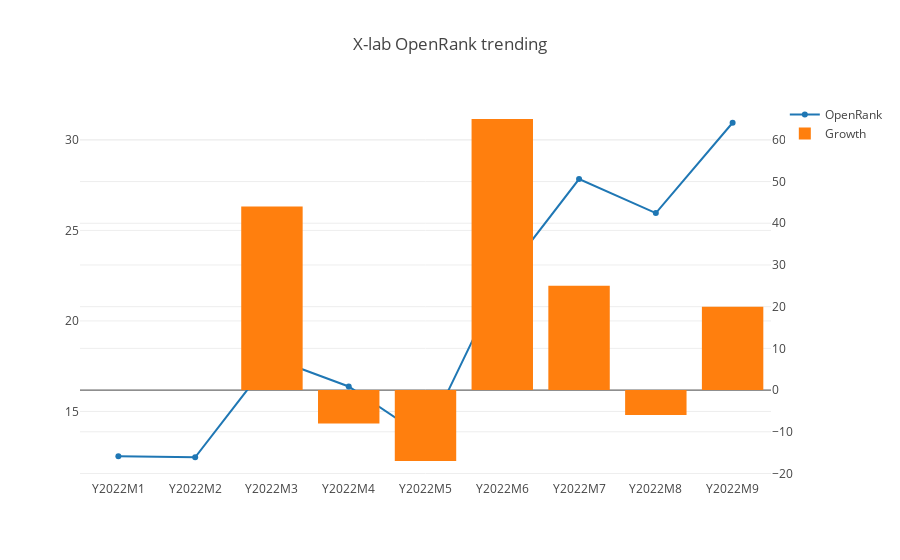

The code cell stored with this chart in its notebook:
### Markdown cell above
## Overview

This part is the history OpenRank trending of all projects in X-lab community.

### Code cell
openDigger.index.openrank.getRepoOpenrank({
    repoIds: [288431943, 470364208, 467768946, 467768946, 471252840, 477937218, 428629051, 262909684, 221379769, 259035151, 358757145, 502755745, 508325123, 533339106],
    startYear, startMonth,
    endYear, endMonth,
    groupTimeRange: 'month', limit: -1,
}).then(data => {
    var x = [], v = [], g = []; g.push(0);
    forEveryMonth((y, m, index) => {
        var key = `Y${y}M${m}`;
        x.push(key); v.push(0);
        data.forEach(row => { v[index] += (row.open_rank[index] ? row.open_rank[index] : 0); row[key] = row.open_rank[index] ? row.open_rank[index] : 0; });
        if (index > 0) g.push(Math.ceil((v[index]-v[index-1])*100/v[index-1]));
    });
    data.forEach(row => { delete row.open_rank; delete row.org; });
    console.table(data);
    openDigger.render.plotly([
        { x, y: v, type: 'scatter', name: 'OpenRank' },
        { x, y: g, type: 'bar', yaxis: 'y2', name: 'Growth'}
    ], {
        title: 'X-lab OpenRank trending',
        yaxis2: { overlaying: 'y', side: 'right' }
    });
    fs.writeFileSync('all_data.json', JSON.stringify(data));
});

### Figure 1 — Plotly figure (JSON) as saved in the notebook; plotly's stock layout.template omitted (floating-point values rounded to 4 significant figures)
{"data": [{"name": "OpenRank", "type": "scatter", "x": ["Y2022M1", "Y2022M2", "Y2022M3", "Y2022M4", "Y2022M5", "Y2022M6", "Y2022M7", "Y2022M8", "Y2022M9"], "y": [12.53, 12.47, 17.95, 16.38, 13.54, 22.33, 27.84, 25.96, 30.95]}, {"name": "Growth", "type": "bar", "x": ["Y2022M1", "Y2022M2", "Y2022M3", "Y2022M4", "Y2022M5", "Y2022M6", "Y2022M7", "Y2022M8", "Y2022M9"], "y": [0, 0, 44, -8, -17, 65, 25, -6, 20], "yaxis": "y2"}], "layout": {"autosize": true, "title": {"text": "X-lab OpenRank trending"}, "xaxis": {"autorange": true, "range": [-0.5, 8.5], "type": "category"}, "yaxis": {"autorange": true, "range": [10.94, 32.48], "type": "linear"}, "yaxis2": {"autorange": true, "overlaying": "y", "range": [-21.56, 69.56], "side": "right", "type": "linear"}}}
